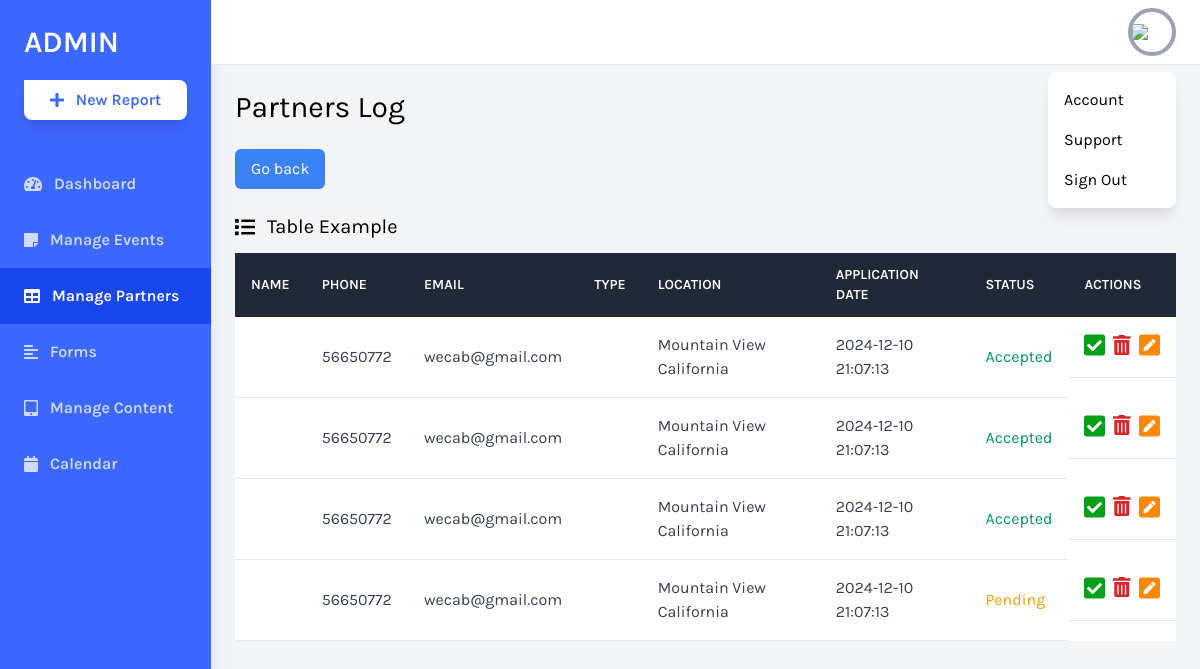
Page /daskboard/partnerLog.php on the earlier database version.
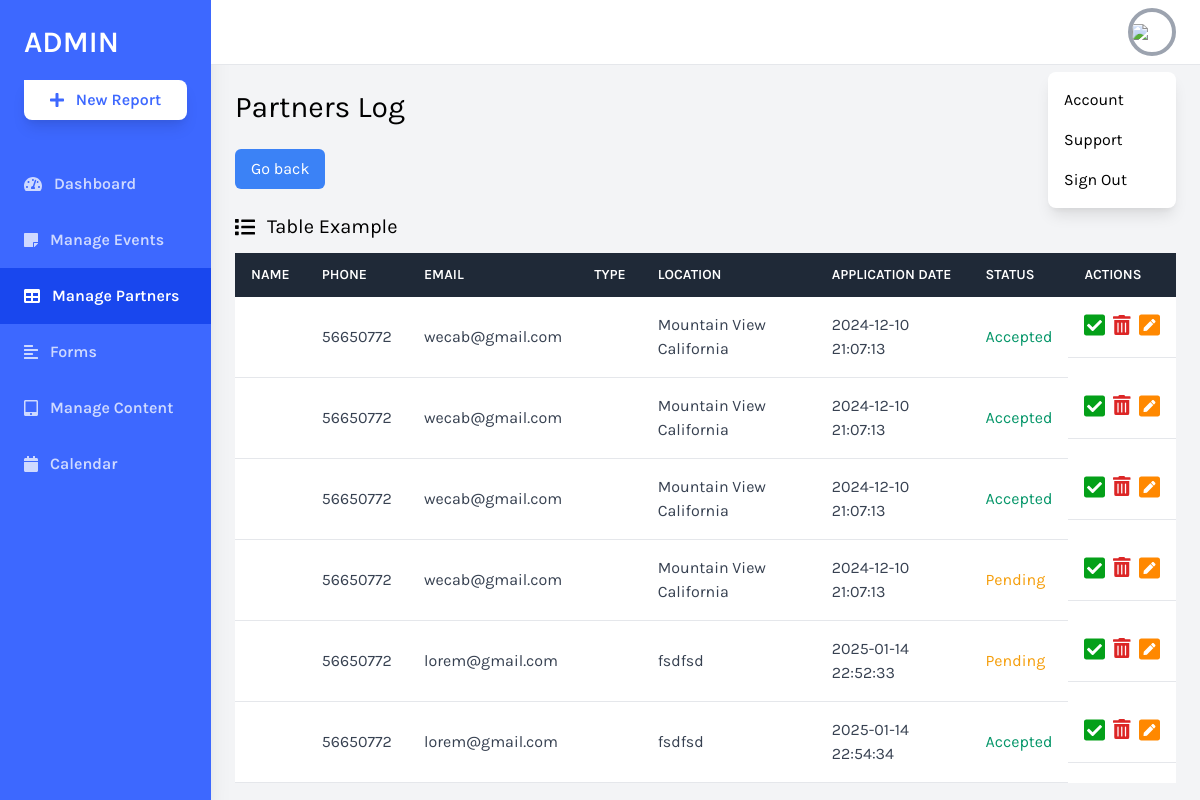
Same page on the later database version.
### tables this page shows
CREATE TABLE `partenaires` (
  `IDpartenaire` int(11) NOT NULL,
  `firstname` varchar(20) NOT NULL,
  `lastname` varchar(20) NOT NULL,
  `role` varchar(30) NOT NULL,
  `email` varchar(30) NOT NULL,
  `password` varchar(30) NOT NULL,
  `username` varchar(30) NOT NULL,
  `vertical` varchar(30) NOT NULL,
  `businessName` varchar(100) NOT NULL,
  `location` varchar(30) NOT NULL,
  `tel` varchar(30) NOT NULL,
  `statue` enum('P','A','D') NOT NULL DEFAULT 'P',
  `dateapplication` timestamp NOT NULL DEFAULT current_timestamp() ON UPDATE current_timestamp(),
  `message` text NOT NULL,
  `typepartenaire` varchar(30) NOT NULL
);

### daskboard/partnerLog.php (the view, shortened to what the changed rows need)
<?php
include "conn.php";
$req = "select * from partenaires ";
$res = mysqli_query($conn, $req);
?>
<!DOCTYPE html>
<html lang="en">
<head>
    <link href="https://cdnjs.cloudflare.com/ajax/libs/tailwindcss/2.2.19/tailwind.min.css" rel="stylesheet">
</head>
<body class="bg-gray-100 font-family-karla flex">
    <div class="relative w-full flex flex-col h-screen overflow-y-hidden">
        <div class="w-full h-screen overflow-x-hidden border-t flex flex-col">
            <main class="w-full flex-grow p-6">
                <h1 class="text-3xl text-black pb-6">Partners Log</h1>
                <div class="w-full mt-6">
                    <div class="bg-white overflow-auto">
                        <table class="min-w-full bg-white">
                            <thead class="bg-gray-800 text-white">
                                <tr>
                                    <th class="text-left py-3 px-4 uppercase font-semibold text-sm">Name</th>
                                    <th class="text-left py-3 px-4 uppercase font-semibold text-sm">Phone</th>
                                    <th class="text-left py-3 px-4 uppercase font-semibold text-sm">Email</th>
                                    <th class="text-left py-3 px-4 uppercase font-semibold text-sm">Type</th>
                                    <th class="text-left py-3 px-4 uppercase font-semibold text-sm">Location</th>
                                    <th class="text-left py-3 px-4 uppercase font-semibold text-sm">Application date</th>
                                    <th class="text-left py-3 px-4 uppercase font-semibold text-sm">Status</th>
                                    <th class="text-left py-3 px-4 uppercase font-semibold text-sm">Actions</th>
                                </tr>
                            </thead>
                            <tbody class="text-gray-700">
                            <tr>
                            <?php
                                    if(mysqli_num_rows($res)) {
                                        while($row = mysqli_fetch_assoc($res)) {
                                            echo "<td class='py-4 px-4 border-b border-grey-light'>" .$row['username'] ."</td>";
                                            echo "<td class='py-4 px-4 border-b border-grey-light'>" .$row['tel'] ."</td>";
                                            echo "<td class='py-4 px-4 border-b border-grey-light'>" .$row['email'] ."</td>";
                                            echo "<td class='py-4 px-4 border-b border-grey-light'>" .$row['typepartenaire'] ."</td>";
                                            echo "<td class='py-4 px-4 border-b border-grey-light'>" .$row['location'] ."</td>";
                                            echo "<td class='py-4 px-4 border-b border-grey-light'>" .$row['dateapplication'] ."</td>";
                                            if($row['statue'] =="P") {
                                                echo "<td class='py-4 px-4 border-b border-grey-light text-yellow-500'>Pending</td>";
                                            }
                                            if($row['statue'] =="A") {
                                                echo "<td class='py-4 px-4 border-b border-grey-light text-green-600'>Accepted</td>";
                                            }
                                            echo "<td class='py-4 px-4 border-b border-grey-light flex items-center '>
                                      <a href='partnersAccept.php?IDpartenaire=".$row['IDpartenaire']."'>
                                            <i class='fas fa-check-square text-2xl'
                                                style='color: rgb(4, 160, 25);'></i></a>
                                        <a href='partnersReject.php?IDpartenaire=".$row['IDpartenaire']."'>
                                            <i class='fas fa-trash-alt text-xl text-red-600 ml-2'
                                                aria-hidden='true'></i></a>
                                                 <a href='partnersPending.php?IDpartenaire=".$row['IDpartenaire']."'>
                                            <i class='fas fa-pen-square text-2xl ml-2'
                                                style='color: rgb(255, 136, 0);'></i></a>
                                    </td>
                                </tr>";
                                        }
                                    }
                                    ?>
                            </tbody>
                        </table>
                    </div>
                </div>
            </main>
        </div>
    </div>
</body>
</html>

Differences in the rows shown:
added partenaires: tel "56650772", email "lorem@gmail.com", location "fsdfsd", dateapplication "2025-01-14 22:52:33", statue "Pending"
added partenaires: tel "56650772", email "lorem@gmail.com", location "fsdfsd", dateapplication "2025-01-14 22:54:34", statue "Accepted"
